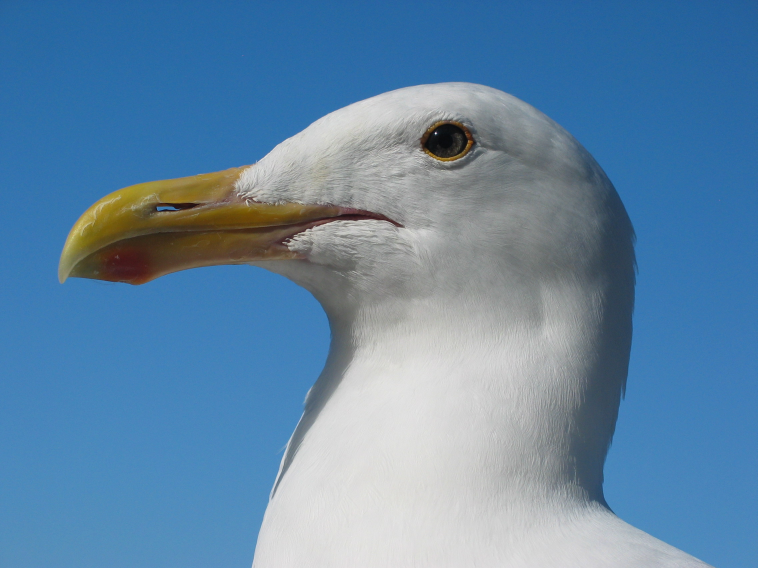
#> input picture Gull_BGR.jpg, 2272 x 1704 px (shown at 1/3 size)
$ jupyter execute --allow-errors complex.ipynb   (older library calls are emulated)
#> lines starting #> are read from the running program, lines starting #| are printed output that depends on the picture
[cell 1]
import psutil
import os
from PIL import Image
import struct
import numpy as np
import cv2

[cell 2]
def conso_bits():
    # Récupération des informations sur le processus en cours
    process = psutil.Process()

    # Affichage de la consommation de mémoire (en bytes)
    print("Consommation de mémoire :", process.memory_info().rss,"bits")

def CPU():
    load1, load5, load15 = psutil.getloadavg()
    cpu_usage = (load15/os.cpu_count()) *100
    conso_bits()
    print("The CPU usage is : ", cpu_usage,"MIPS (Millions d'Instructions Par Seconde)")
#> (the rest of this cell did not finish here and is left out)

[cell 3]
# [20 lines of commented-out code are left out]

# la fonction "resize_it" permet de modifier la résolution d'une image

[cell 4]
def resize_it(path_image_start,path_image_end,width_,height_):

    # Charger l'image
#> called with path_image_start = 'Gull_BGR.jpg', path_image_end = 'image_resized.jpg', width_ = 90, height_ = 90
    image = Image.open(path_image_start)
#> image is the input picture: PIL image 2272x1704 RGB; mean R, G, B 97.1, 134.5, 166.6

    # Définir la résolution souhaitée
    width, height = (width_, height_)

    # Redimensionner l'image en conservant la qualité
    image = image.resize((width, height), Image.ANTIALIAS)
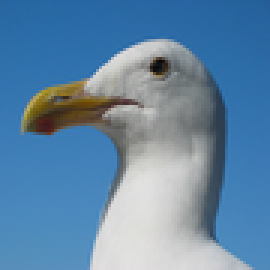
#> image: PIL image 90x90 RGB (shown 3 times larger); mean R, G, B 97.1, 134.5, 166.6

    # Enregistrer l'image avec la nouvelle résolution
    image.save(path_image_end)

# la fonction " resolution_and_complexity" permet de comparer les résolutions entre les deux images; ainsi de pouvoir montrer la diminution de la complexité des calculs

[cell 5]
resize_it("Gull_BGR.jpg","image_resized.jpg",90,90)

def resolution_and_complexity(image_original,image_resize) :
  # Charger l'image
#> called with image_original = 'Gull_BGR.jpg', image_resize = 'image_resized.jpg'
  image = cv2.imread(image_original)
#> image: shape (1704, 2272, 3)
  image_resized=cv2.imread(image_resize)
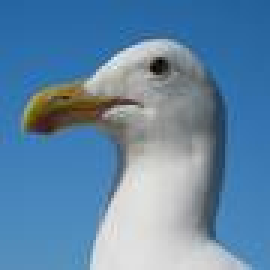
#> image_resized: shape (90, 90, 3) (shown 3 times larger); mean B, G, R 166.5, 134.5, 97.1

  # Calcul de la taille de l'image_resized en bits
  image_size = image_resized.size * image_resized.itemsize
#> image_size = 24300
  num_bits = struct.calcsize("P") * 8
  resolution = image_size * num_bits
#> resolution = 1555200

  # Calcul de la réduction de complexité des calculs
  original_complexity = image.size * num_bits
#> original_complexity = 743325696
  new_complexity = resolution
#> new_complexity = 1555200
  reduction_percent = (original_complexity - new_complexity) / original_complexity * 100
#> reduction_percent = 99.79

  # Affichage des résultats
  print("La résolution en bits nécessaire pour cette image est de :", resolution)
#| La résolution en bits nécessaire pour cette image est de : 1555200
  #print("Cela implique une réduction de", reduction_percent, "% de la complexité des calculs.")

  CPU()

#> (a cell that did not finish here is left out)

# La fonction "transform_BGR2GRAY" permet de transformer et de sauvegarder une image en nuance de gris

[cell 7]
def transform_BGR2GRAY(image_start,image_end) :
#> called with image_start = 'image_resized.jpg', image_end = 'Gull_gray.jpg'
    image = cv2.imread(image_start)
    gray_image = cv2.cvtColor(image, cv2.COLOR_BGR2GRAY)
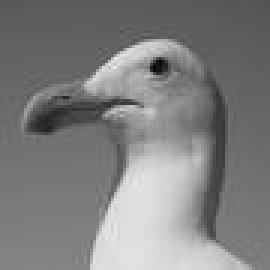
#> gray_image: shape (90, 90) (shown 3 times larger); min 0, max 237, mean 126.9
    cv2.imwrite(image_end, gray_image)

[cell 8]
transform_BGR2GRAY("image_resized.jpg","Gull_gray.jpg")
#> (the rest of this cell did not finish here and is left out)

#| La résolution en bits nécessaire pour cette image est de : 1555200

# La fonction "difference_reso_color" permet de montrer que la résolution entre une image en couleur et une en nuance de gris n'est pas la meme ainsi, cela affecte également la complexité des calculs

[cell 9]
def difference_reso_color(image_start,image_end):

#> called with image_start = 'image_resized.jpg', image_end = 'image_res_gray.jpg'
    image_couleur = cv2.imread(image_start)

    image_gris = cv2.cvtColor(image_couleur, cv2.COLOR_BGR2GRAY)


    image_size = image_couleur.size * image_couleur.itemsize
#> image_size = 24300
    num_bits = struct.calcsize("P") * 8
    resolution_couleur = image_size * num_bits
#> resolution_couleur = 1555200

    image_size = image_gris.size * image_gris.itemsize
#> image_size = 8100
    num_bits = struct.calcsize("P") * 8
    resolution_gris = image_size * num_bits
#> resolution_gris = 518400

    reduction = (resolution_couleur - resolution_gris) / resolution_couleur * 100
#> reduction = 66.67
    CPU()
    print("La résolution de l'image en couleur est de {} bits".format(resolution_couleur))
    print("La résolution de l'image en nuance de gris est de {} bits".format(resolution_gris))
    print("La réduction de la complexité des calculs est de {:.2f}%".format(reduction))
    print("\n")
